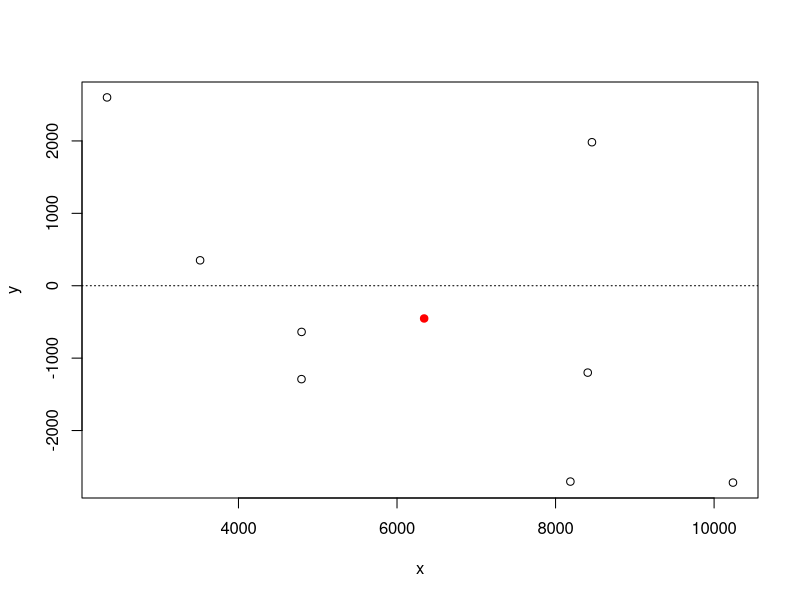
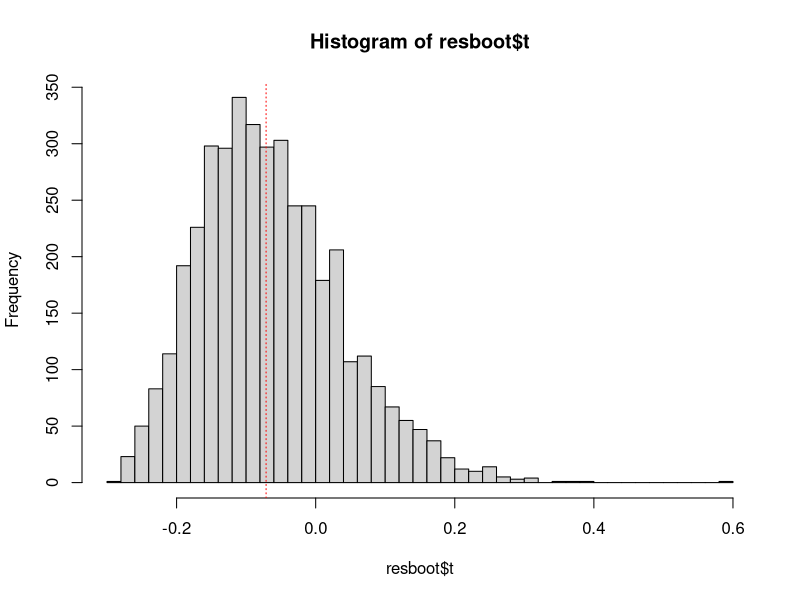
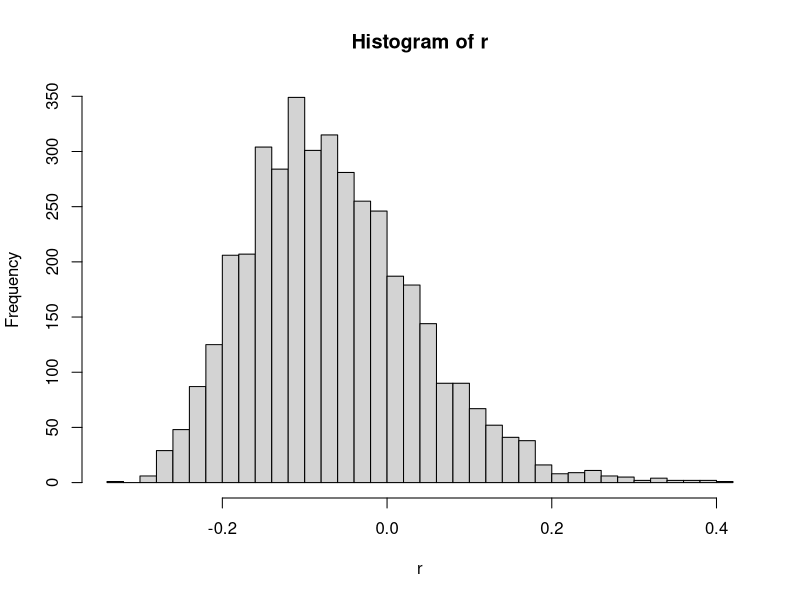
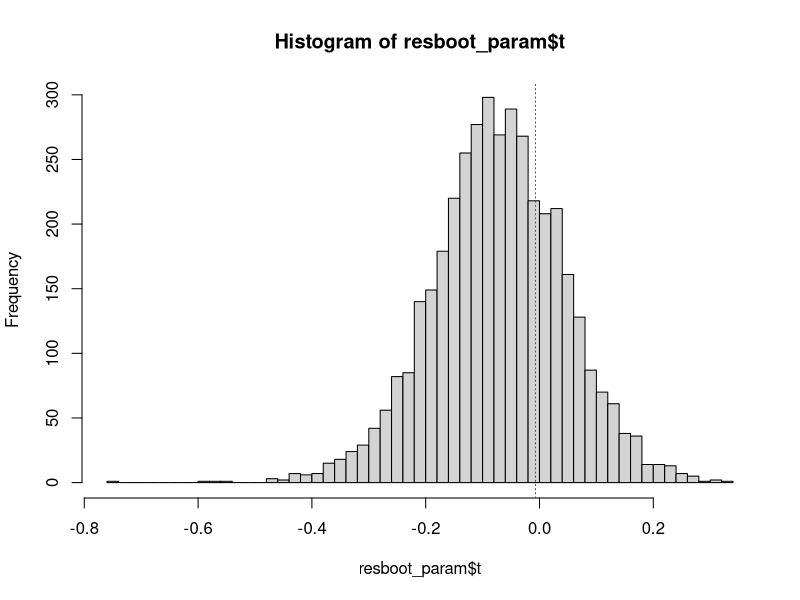

Source code (R) for these figures, in order: (Note: this script raises an error after producing the figures.)
library(boot)
library(dplyr)
drug <- data.frame(
  patient  = 1:8,
  placebo  = c( 9243,  9671, 11792, 13357,  9055,  6290, 12412, 18806),
  approved = c(17649, 12013, 19979, 21816, 13850,  9806, 17208, 29044),
  new      = c(16449, 14614, 17274, 23798, 12560, 10157, 16570, 26325)
)
drug$app_pla <- drug$approved - drug$placebo
drug$new_app <- drug$new      - drug$approved
drug
sapply(drug %>% select(-patient),function(x) mean(x))

x<-drug$app_pla
y<-drug$new_app
m_x<-mean(x)
m_y<-mean(y)
ratio<-m_y/m_x

plot(x,y)
abline(h = 0, lty = 3) 
points(mean(x), mean(y), pch = 19, col = "red")

fun_ratio<-function(data,indx){
  db<-data[indx,]
  ratio<-mean(db$new_app)/mean(db$app_pla)
  return(ratio)
}
set.seed(2121)
resboot<-boot(drug,fun_ratio,R=4000)
hist(resboot$t,breaks="FD")
abline(v = ratio, lty = 3,col="red") 
resboot
mean(resboot$t);sd(resboot$t)
boot.ci(resboot, type = c("perc", "bca"))
boot.ci(resboot, type = c("bca"),conf=0.9)

r<-numeric()
for(i in 1:4000){
  indx<-sample(drug$patient,size=length(drug$patient),replace=T)
  db<-drug[indx,]
  ratio<-mean(db$new_app)/mean(db$app_pla)
  r[i]<-ratio
}
hist(r,breaks="FD")

# parametric
fun_ratio <- function(data) {
   mean(data$new_app)/mean(data$app_pla) 
}
ran_gen_norm <- function(data, mle) {
  out <- data
  out$app_pla <- rnorm(nrow(data), mean = mle$mu_app, sd = mle$sd_app)
  out$new_app <- rnorm(nrow(data), mean = mle$mu_new, sd = mle$sd_new)
  out
}
mle_params <- list(
  mu_app = mean(drug$app_pla), sd_app = sd(drug$app_pla),
  mu_new = mean(drug$new_app), sd_new = sd(drug$new_app)
)
set.seed(2121)
resboot_param <- boot(drug, fun_ratio, R = 4000,
                sim = "parametric",
                ran.gen = ran_gen_norm,
                mle = mle_params)
hist(resboot_param$t, breaks = "FD")
abline(v = ratio, lty = 3,col="red") 
resboot_param
boot.ci(resboot_param)
boot.ci(resboot_param, conf = 0.95, type = c("norm", "basic", "perc"))
mean(resboot_param$t);sd(resboot_param$t)
boot.ci(resboot_param, conf = 0.9, type = c("norm", "basic"))

# power 
